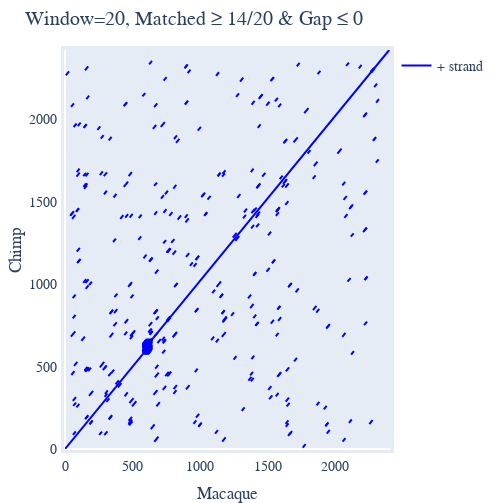

Write notebook code for a chart like this one.
### Markdown cell above
# Dotplot

This is a useful technique ([Gibbs and McIntyre](https://www.ncbi.nlm.nih.gov/pubmed/5456129)) for comparing sequences. All `cogent3` sequence collections classes (`SequenceCollection`, `Alignment` and `ArrayAlignment`) have a dotplot method.

The method returns a drawable, as demonstrated below between unaligned sequences.

### Code cell
from cogent3 import load_unaligned_seqs

seqs = load_unaligned_seqs("../data/SCA1-cds.fasta", moltype="dna")
draw = seqs.dotplot()
draw.show()

### Figure 1 — Plotly figure (JSON) as saved in the notebook; plotly's stock layout.template omitted (floating-point values rounded to 4 significant figures; data arrays with more than 128 entries replaced by an {"elided": "..."} marker saying what was removed)
{"data": [{"line": {"color": "blue"}, "mode": "lines", "name": "+ strand", "type": "scatter", "x": {"elided": "1109 int values"}, "xaxis": "x", "y": {"elided": "1109 int values"}, "yaxis": "y"}], "layout": {"autosize": false, "font": {"family": "Balto", "size": 14}, "height": 503.1, "hovermode": "closest", "margin": {"b": 50, "l": 50, "pad": 4, "r": 50, "t": 50}, "showlegend": true, "title": {"text": "Window=20, Matched ≥ 14/20 & Gap ≤ 0"}, "width": 500, "xaxis": {"mirror": true, "range": [0, 2406], "showgrid": false, "showline": true, "title": {"text": "Macaque"}, "type": "linear", "visible": true}, "yaxis": {"mirror": true, "range": [0, 2421], "showgrid": false, "showline": true, "title": {"text": "Chimp"}, "type": "linear", "visible": true}}}
